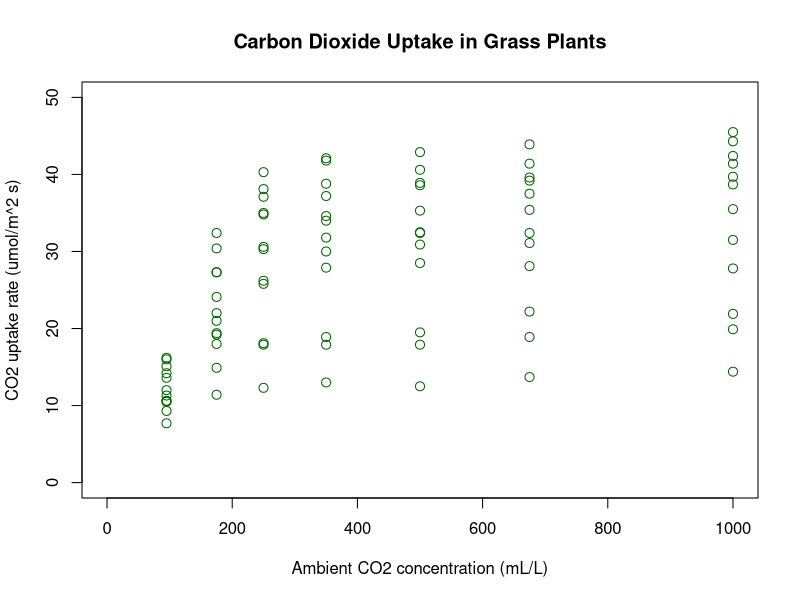
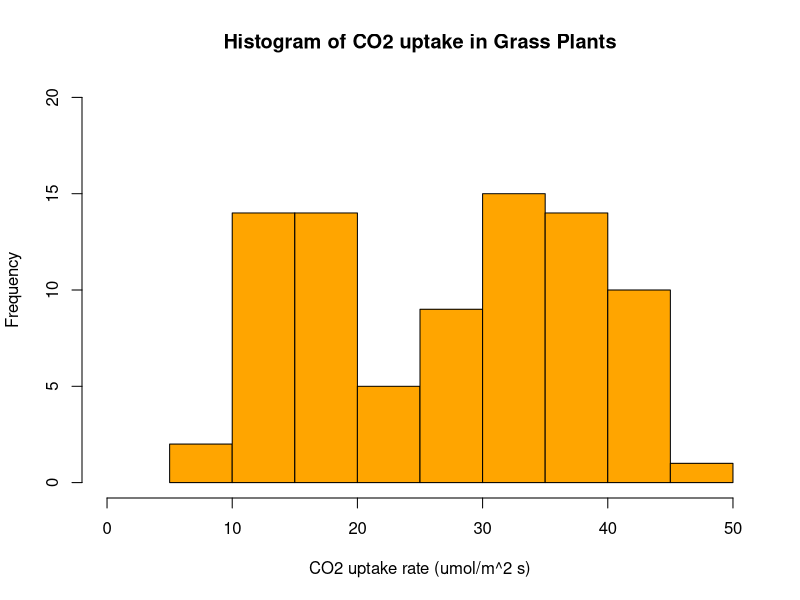

These charts were generated, in order, by the following R code:
## ---- chunk 1
knitr::opts_chunk$set(echo = TRUE, fig.width = 6, fig.height = 4, fig.align = 'center')
## ---- chunk 2
plot(CO2$conc, CO2$uptake,
     main = "Carbon Dioxide Uptake in Grass Plants",
     xlab = "Ambient CO2 concentration (mL/L)",
     ylab = "CO2 uptake rate (umol/m^2 s)",
     xlim = c(0, 1000), ylim = c(0, 50), col = "dark green", cex = 1.2)
## ---- chunk 3
hist(CO2$uptake, breaks = 5*(1:10),
     main = "Histogram of CO2 uptake in Grass Plants",
     xlab = "CO2 uptake rate (umol/m^2 s)",
     xlim = c(0, 50), ylim = c(0, 20), col = "orange")
